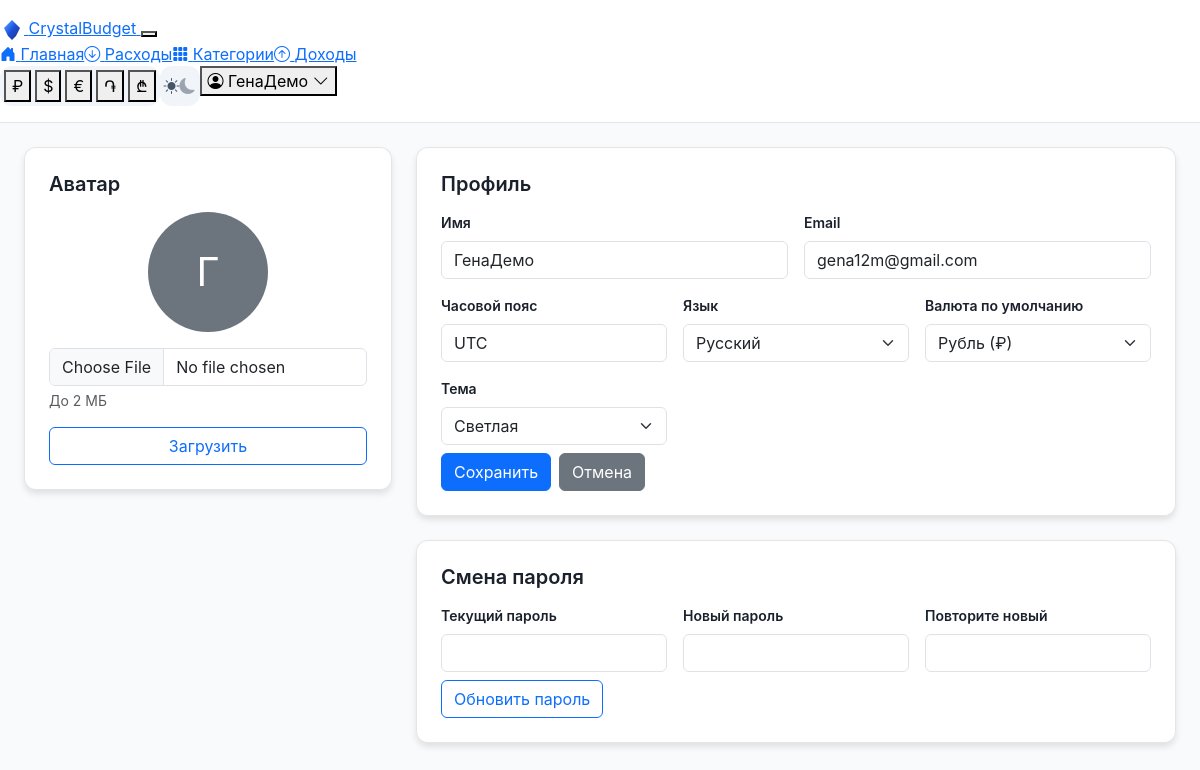
/account (signed in), run on the app's committed database.
### tables this page shows
CREATE TABLE users (
            id INTEGER PRIMARY KEY AUTOINCREMENT,
            email TEXT UNIQUE NOT NULL,
            name TEXT NOT NULL,
            password_hash TEXT NOT NULL,
            created_at TEXT DEFAULT CURRENT_TIMESTAMP
        , timezone TEXT DEFAULT 'UTC', locale TEXT DEFAULT 'ru', default_currency TEXT DEFAULT 'RUB', theme TEXT DEFAULT 'light', avatar_path TEXT);

### app.py (the view, shortened to what this page needs)
@app.route("/account", methods=["GET", "POST"])
@login_required
def account():
    uid = session["user_id"]
    conn = get_db()
    try:
        user = conn.execute(
            "SELECT id, email, name, timezone, locale, default_currency, theme, avatar_path FROM users WHERE id=?",
            (uid,)
        ).fetchone()
    except sqlite3.OperationalError:
        user = conn.execute("SELECT id, email, name FROM users WHERE id=?", (uid,)).fetchone()
        if user:
            user_data = {
                'id': user['id'],
                'email': user['email'],
                'name': user['name'],
                'timezone': 'UTC',
                'locale': 'ru',
                'default_currency': 'RUB',
                'theme': 'light',
                'avatar_path': None
            }
            user = type('User', (), user_data)()
    conn.close()
    return render_template("account.html", user=user, currencies=CURRENCIES)

### app.py (called while the page is built)
@app.context_processor
def inject_currency():
    code = session.get("currency", DEFAULT_CURRENCY)
    info = CURRENCIES.get(code, CURRENCIES[DEFAULT_CURRENCY])
    return dict(currency_code=code, currency_symbol=info["symbol"], currencies=CURRENCIES)

def get_db():
    conn = sqlite3.connect(DB_PATH)
    conn.row_factory = sqlite3.Row
    conn.execute("PRAGMA foreign_keys = ON")
    return conn

def login_required(f):
    @wraps(f)
    def _wrap(*args, **kwargs):
        if "user_id" not in session:
            flash("Войдите, чтобы продолжить", "error")
            return redirect(url_for("login"))
        return f(*args, **kwargs)
    return _wrap

@app.before_request
def make_session_permanent():
    session.permanent = bool(session.get("remember", False))

@app.before_request
def validate_request():
    if request.method == 'POST':
        app.logger.info(f'POST request to {request.endpoint} from {request.remote_addr}')
        app.logger.debug(f'Content-Type: {request.content_type}')
        app.logger.debug(f'Form keys: {list(request.form.keys())}')
    if request.method == 'POST' and request.endpoint in ['register', 'login']:
        content_type = request.content_type or ''
        if not content_type.startswith('application/x-www-form-urlencoded') and \
           not content_type.startswith('multipart/form-data'):
            app.logger.warning(f'Invalid Content-Type for form: {content_type} from {request.remote_addr}')

### templates/base.html (shortened to what this page needs)
<!DOCTYPE html>
<html lang="ru">
<head>
  <link href="https://cdn.jsdelivr.net/npm/bootstrap@5.3.3/dist/css/bootstrap.min.css" rel="stylesheet" />
  <link href="https://cdn.jsdelivr.net/npm/bootstrap-icons@1.11.3/font/bootstrap-icons.css" rel="stylesheet" />
  <link rel="stylesheet" href="{{ url_for('static', filename='css/clean-theme.css') }}" />
  <link rel="stylesheet" href="{{ url_for('static', filename='css/improved-visual-hierarchy.css') }}" />
  <link rel="stylesheet" href="{{ url_for('static', filename='css/zen-style.css') }}" />
</head>
<body data-auth="{{ '1' if session.user_id else '0' }}">
  {% if session.user_id %}
  <nav class="mf-navbar" aria-label="Главная навигация">
    <div class="mf-navbar-container">
      <a class="mf-navbar-brand" href="{{ url_for('dashboard') }}" aria-label="CrystalBudget — на дашборд">
        <span class="mf-navbar-title">CrystalBudget</span>
      </a>
      <button class="mf-navbar-mobile-toggle" type="button" aria-controls="mobileSidebar" aria-expanded="false" aria-label="Открыть меню" onclick="toggleSidebar()">
      </button>
      <div class="mf-navbar-nav d-none d-lg-flex">
        <a class="mf-navbar-link {% if request.endpoint == 'dashboard' %}mf-navbar-link-active{% endif %}" href="{{ url_for('dashboard') }}">
          <i class="bi bi-house-door-fill"></i>
          <span>Главная</span>
        </a>
        <a class="mf-navbar-link {% if request.endpoint == 'expenses' %}mf-navbar-link-active{% endif %}" href="{{ url_for('expenses') }}">
          <i class="bi bi-arrow-down-circle"></i>
          <span>Расходы</span>
        </a>
        <a class="mf-navbar-link {% if request.endpoint == 'categories' %}mf-navbar-link-active{% endif %}" href="{{ url_for('categories') }}">
          <i class="bi bi-grid-3x3-gap-fill"></i>
          <span>Категории</span>
        </a>
        <a class="mf-navbar-link {% if request.endpoint in ['income_page','edit_income','sources_page'] %}mf-navbar-link-active{% endif %}" href="{{ url_for('income_page') }}">
          <i class="bi bi-arrow-up-circle"></i>
          <span>Доходы</span>
        </a>
      </div>
      <div class="mf-navbar-actions d-none d-lg-flex">
        <div class="mf-currency-selector" role="group" aria-label="Валюта">
          <button class="mf-currency-btn" id="curr-rub" onclick="setCurrency('RUB')" type="button" aria-pressed="true">₽</button>
          <button class="mf-currency-btn" id="curr-usd" onclick="setCurrency('USD')" type="button" aria-pressed="false">$</button>
          <button class="mf-currency-btn" id="curr-eur" onclick="setCurrency('EUR')" type="button" aria-pressed="false">€</button>
          <button class="mf-currency-btn" id="curr-amd" onclick="setCurrency('AMD')" type="button" aria-pressed="false">֏</button>
          <button class="mf-currency-btn" id="curr-gel" onclick="setCurrency('GEL')" type="button" aria-pressed="false">₾</button>
        </div>
        <button class="mf-theme-toggle" type="button" onclick="toggleTheme()" aria-label="Переключить тему">
          <i class="bi bi-sun-fill" id="light-icon"></i>
          <i class="bi bi-moon-fill" id="dark-icon"></i>
        </button>
        <div class="mf-user-menu">
          <button class="mf-user-toggle" type="button" data-bs-toggle="dropdown" aria-expanded="false">
            <i class="bi bi-person-circle"></i>
            <span class="mf-user-name">{{ session.name or session.email }}</span>
            <i class="bi bi-chevron-down"></i>
          </button>
        </div>
      </div>
    </div>
  </nav>
  {% endif %}
  <main id="main" class="container-modern py-4" tabindex="-1">
    {% block content %}{% endblock %}
    <div class="toast-container position-fixed top-0 end-0 p-3" id="toastContainer" aria-live="polite" aria-atomic="true"></div>
  </main>
</body>
</html>

### static/css/clean-theme.css (style rules this page uses)
:root { --bg-primary: #f8fafc; --bg-secondary: #ffffff; --bg-card: rgba(255, 255, 255, 0.95); --bg-nav: rgba(255, 255, 255, 0.95); --text-primary: #1a202c; --text-secondary: #4a5568; --text-muted: #718096; --text-on-dark: #ffffff; --primary-color: #667eea; --primary-dark: #5a67d8; --success-color: #48bb78; --warning-color: #ed8936; --danger-color: #f56565; --info-color: #4299e1; --rub-color: #48bb78; --usd-color: #4299e1; --eur-color: #ed8936; --primary-gradient: linear-gradient(135deg, #667eea 0%, #764ba2 100%); --success-gradient: linear-gradient(135deg, #48bb78 0%, #38a169 100%); --warning-gradient: linear-gradient(135deg, #ed8936 0%, #dd6b20 100%); --danger-gradient: linear-gradient(135deg, #f56565 0%, #e53e3e 100%); --border-color: rgba(0, 0, 0, 0.1); --border-radius: 8px; --border-radius-lg: 12px; --shadow-sm: 0 1px 3px rgba(0, 0, 0, 0.1); --shadow-md: 0 4px 6px rgba(0, 0, 0, 0.1); --shadow-lg: 0 10px 15px rgba(0, 0, 0, 0.1); --transition: all 0.2s ease-in-out; --transition-fast: all 0.15s ease-in-out; --focus-ring: 0 0 0 3px rgba(13, 110, 253, 0.25); }
* { box-sizing: border-box; }
html { color-scheme: light dark; }
body { font-family: 'Inter', -apple-system, BlinkMacSystemFont, 'Segoe UI', sans-serif; background: var(--bg-primary); color: var(--text-primary); line-height: 1.6; margin: 0; padding: 0; transition: background-color 0.2s ease, color 0.2s ease; }
.modern-card { background: var(--bg-card); border: 1px solid var(--border-color); border-radius: var(--border-radius-lg); box-shadow: var(--shadow-md); transition: var(--transition); overflow: hidden; backdrop-filter: blur(10px); -webkit-backdrop-filter: blur(10px); }
.modern-card .card-body { padding: 1.5rem; }
.modern-card .card-title { font-weight: 600; margin-bottom: 1rem; color: var(--text-primary); }
.form-label { font-weight: 600; color: var(--text-primary); margin-bottom: 0.5rem; display: flex; align-items: center; gap: 6px; font-size: 0.875rem; }
.container-modern { max-width: 1200px; margin: 0 auto; padding: 0 1rem; }
@media (min-width: 768px) { .container-modern { padding: 0 1.5rem; } }
.card { transition: transform 0.2s ease, box-shadow 0.2s ease; }
.btn { transition: all 0.2s ease; }

### templates/base.html (style rules this page uses)
:root { --safe-area-inset-top: env(safe-area-inset-top, 0px); --safe-area-inset-right: env(safe-area-inset-right, 0px); --safe-area-inset-bottom: env(safe-area-inset-bottom, 0px); --safe-area-inset-left: env(safe-area-inset-left, 0px); }
body { padding: var(--safe-area-inset-top) var(--safe-area-inset-right) var(--safe-area-inset-bottom) var(--safe-area-inset-left); }

### data on the page
users: name "ГенаДемо", email "gena12m@gmail.com", timezone "UTC", locale "Русский", default_currency "Рубль (₽)", theme "Светлая"
